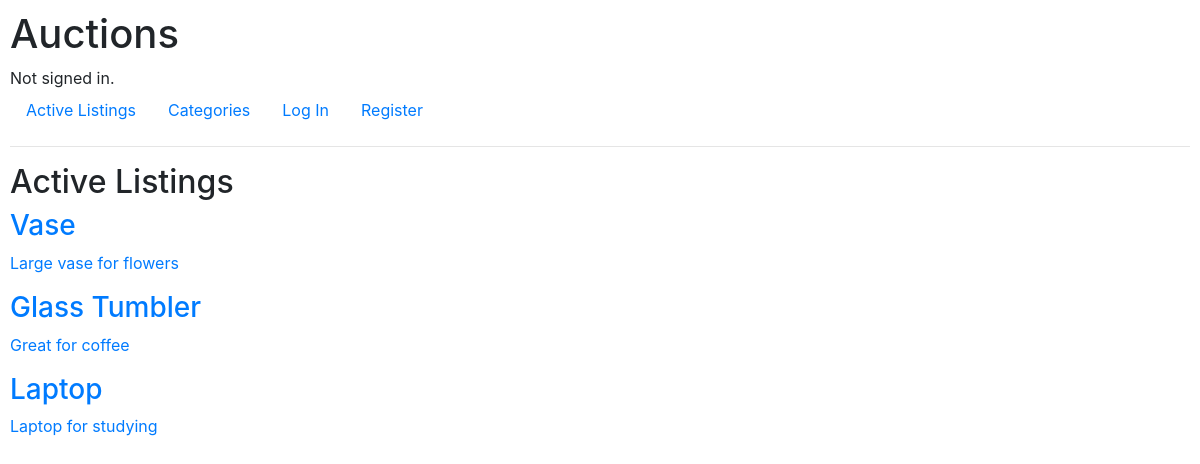
The app's page /, older data.
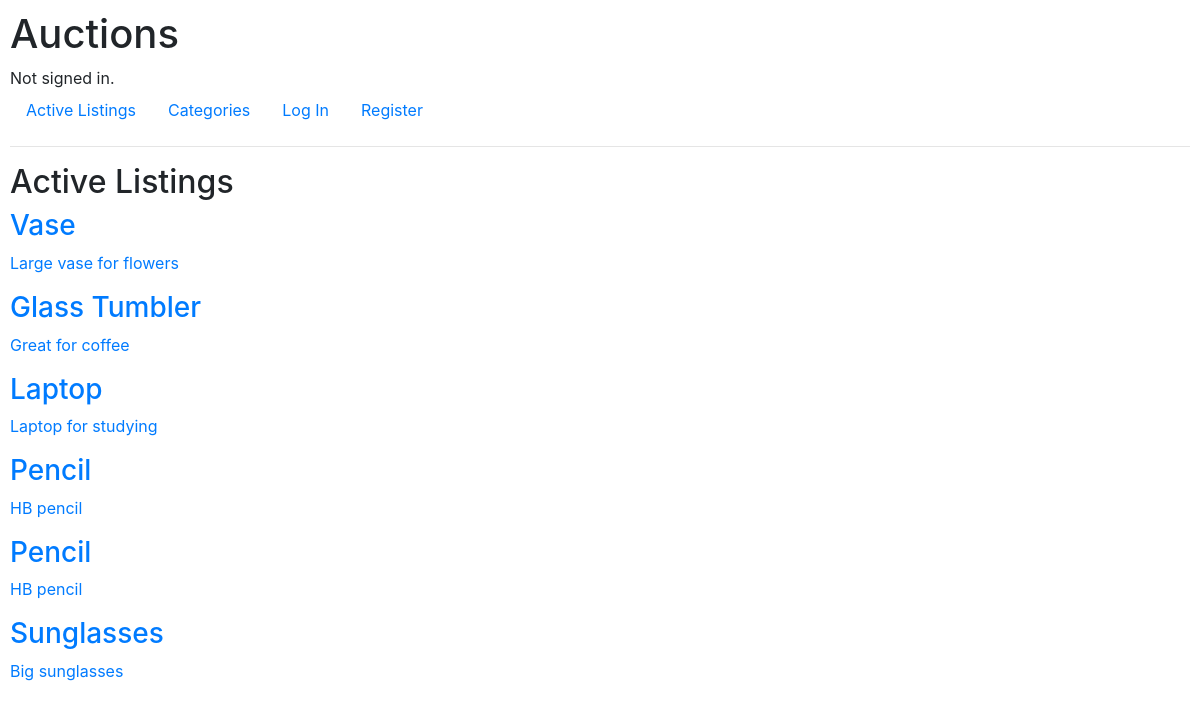
The same page, newer data.
### auctions/models.py (models this page shows, shortened)
class Listing(models.Model):
    title = models.TextField()
    description = models.TextField()
    categories = models.ManyToManyField('Category', related_name='listings', blank=True)
    user = models.ManyToManyField(User, related_name="listings")
    price = models.DecimalField(max_digits=1000, decimal_places=2)

### auctions/views.py (the view)
# urls.py: path("", views.index, name="index"),
def index(request):
    listings = Listing.objects.all()
    return render(request, "auctions/index.html", {
        "listings":  listings
        })

### auctions/templates/auctions/index.html
{% extends "auctions/layout.html" %}
{% block body %}
    <h2>Active Listings</h2>
    {% for listing in listings %}
        <a href="{% url 'view_listing' listing.id %}">
          <div>
            <h3>{{ listing.title }}</h3>
            <p>{{ listing.description }}</p>
          </div>
        </a>
    {% endfor %}
{% endblock %}

### auctions/templates/auctions/layout.html (shortened to what this page needs)
{% load static %}
<!DOCTYPE html>
<html lang="en">
    <head>
        <link rel="stylesheet" href="https://stackpath.bootstrapcdn.com/bootstrap/4.4.1/css/bootstrap.min.css">
        <link href="{% static 'auctions/styles.css' %}" rel="stylesheet">
    </head>
    <body>
        <h1>Auctions</h1>
        <div>
            {% if user.is_authenticated %}
                Signed in as <strong>{{ user.username }}</strong>.
            {% else %}
                Not signed in.
            {% endif %}
        </div>
        <ul class="nav">
            <li class="nav-item">
                <a class="nav-link" href="{% url 'index' %}">Active Listings</a>
            </li>
            <li class="nav-item">
              <a href="{% url 'categories'%}" class="nav-link">Categories</a>
            </li>
            {% if user.is_authenticated %}
                <li class="nav-item">
                  <a href="{% url 'my_listings' %}" class="nav-link">My Listings</a>
                </li>
                <li class="nav-item">
                  <a href="{% url 'new_listing' %}" class="nav-link">Create Listing</a>
                </li>
                <li class="nav-item">
                  <a class="nav-link" href="{% url 'logout' %}">Log Out</a>
                </li>
            {% else %}
                <li class="nav-item">
                    <a class="nav-link" href="{% url 'login' %}">Log In</a>
                </li>
                <li class="nav-item">
                    <a class="nav-link" href="{% url 'register' %}">Register</a>
                </li>
            {% endif %}
        </ul>
        <hr>
        {% block body %}
        {% endblock %}
    </body>
</html>

### auctions/static/auctions/styles.css (style rules this page uses)
body { padding: 10px; }

Row changes from the older to the newer data that the page shows:
added Listing: title "Pencil", description "HB pencil"
added Listing: title "Pencil", description "HB pencil"
added Listing: title "Sunglasses", description "Big sunglasses"
